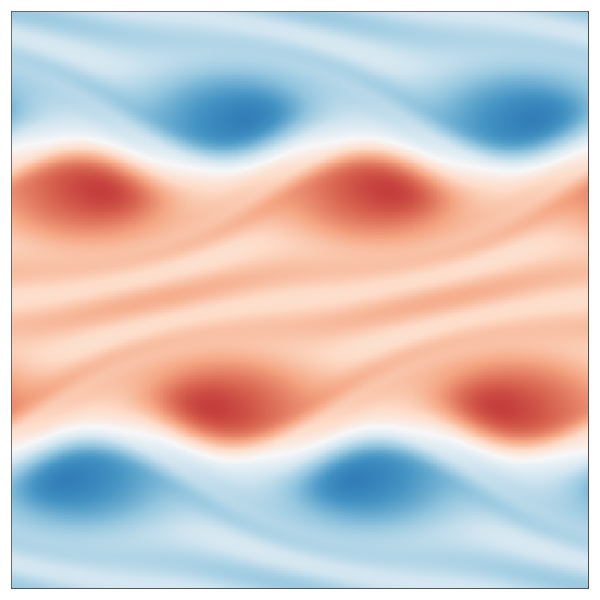

Reproduce this figure in Julia.
using FFTW
using Plots

"""
Create Your Own Navier-Stokes Spectral Method Simulation (With Julia)
Ported from Python code by Philip Mocz (2023): https://github.com/pmocz/navier-stokes-spectral-python
by Jeremy Rekier (2024), @jrekier

Simulate the Navier-Stokes equations (incompressible viscous fluid) 
with a Spectral method

v_t + (v.nabla) v = nu * nabla^2 v + nabla P
div(v) = 0

"""

function poisson_solve(rho, kSq_inv)
    V_hat = -fft(rho) .* kSq_inv
    V = real(ifft(V_hat))
    return V
end

function diffusion_solve(v, dt, nu, kSq)
    v_hat = fft(v) ./ (1.0 .+ dt * nu .* kSq)
    v = real(ifft(v_hat))
    return v
end

function grad(v, kx, ky)
    v_hat = fft(v)
    dvx = real(ifft(1im * kx .* v_hat))
    dvy = real(ifft(1im * ky .* v_hat))
    return dvx, dvy
end

function div(vx, vy, kx, ky)
    dvx_x = real(ifft(1im * kx .* fft(vx)))
    dvy_y = real(ifft(1im * ky .* fft(vy)))
    return dvx_x + dvy_y
end

function curl(vx, vy, kx, ky)
    dvx_y = real(ifft(1im * ky .* fft(vx)))
    dvy_x = real(ifft(1im * kx .* fft(vy)))
    return dvy_x - dvx_y
end

function apply_dealias(f, dealias)
    f_hat = dealias .* fft(f)
    return real(ifft(f_hat))
end

function main()
    N = 400
    t = 0.0
    dt = 0.001
    tOut = 0.01
    tEnd = 1.0
    nu = 0.001
    plotRealTime = true
    
    L = 1.0
    xlin = LinRange(0, L, N+1)[1:end-1]  # chop off periodic point
    xx, yy = repeat(xlin', N, 1), repeat(xlin, 1, N)
    
    vx = -sin.(2pi * yy)
    vy = sin.(2pi * xx * 2)
    
    klin = 2.0 * pi / L * collect(-N/2:N/2-1)
    kmax = maximum(klin)
    kx, ky = repeat(klin', N, 1), repeat(klin, 1, N)
    kx = ifftshift(kx)
    ky = ifftshift(ky)
    kSq = kx.^2 + ky.^2
    kSq_inv = 1.0 ./ kSq
    kSq_inv[kSq .== 0] .= 1
    
    dealias = (abs.(kx) .< (2.0/3.0) * kmax) .& (abs.(ky) .< (2.0/3.0) * kmax)
    
    Nt = ceil(Int, tEnd / dt)
    outputCount = 1
    plt =gr(size=(600, 600), dpi=100, aspect_ratio=1)  # Initial plot setup
    
    for i in 1:Nt
        dvx_x, dvx_y = grad(vx, kx, ky)
        dvy_x, dvy_y = grad(vy, kx, ky)
        
        rhs_x = -(vx .* dvx_x .+ vy .* dvx_y)
        rhs_y = -(vx .* dvy_x .+ vy .* dvy_y)
        
        rhs_x = apply_dealias(rhs_x, dealias)
        rhs_y = apply_dealias(rhs_y, dealias)
        
        vx .+= dt .* rhs_x
        vy .+= dt .* rhs_y
        
        div_rhs = div(rhs_x, rhs_y, kx, ky)
        P = poisson_solve(div_rhs, kSq_inv)
        dPx, dPy = grad(P, kx, ky)
        
        vx .-= dt .* dPx
        vy .-= dt .* dPy
        
        vx = diffusion_solve(vx, dt, nu, kSq)
        vy = diffusion_solve(vy, dt, nu, kSq)
        
        wz = curl(vx, vy, kx, ky)
        # println(wz)
        
        t += dt
        println(t)
        
        # Plot in real time
        plotThisTurn = false
        if t + dt > outputCount * tOut
            plotThisTurn = true
        end

        if (plotRealTime && plotThisTurn) || (i == Nt)
            plt = heatmap(xlin, xlin, wz, cmap=:RdBu, clim=(-20, 20), aspect_ratio=:equal, framestyle=:box)
            plot!(legend=false)
            plot!(xticks=[], yticks=[])
            plot!(colorbar=false)
            display(plt)
            outputCount += 1
        end
    end
    savefig(plt, "navier-stokes-spectral.png")
    return 0
end

main()